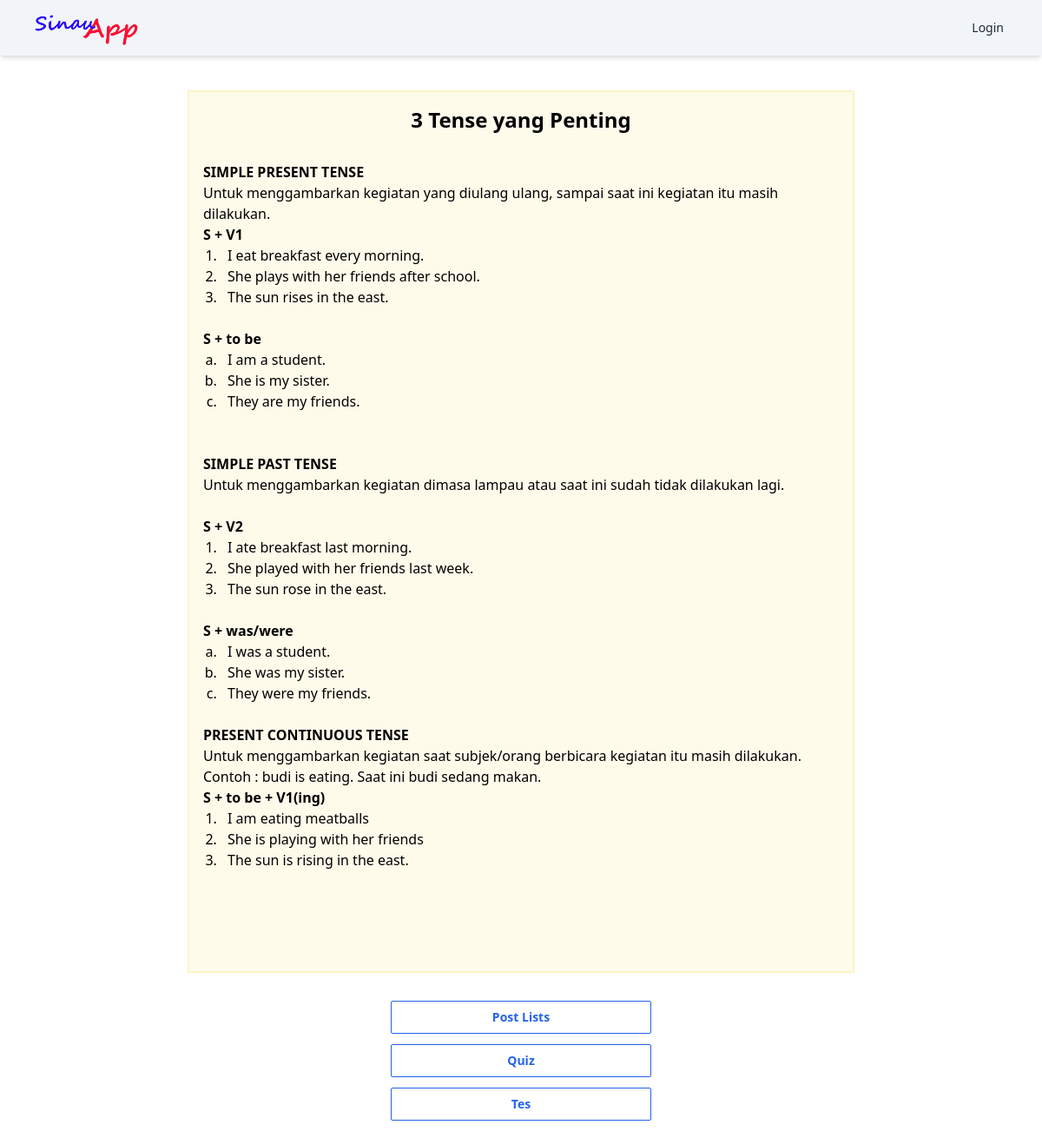
Screenshot of /posts/6/ with the database file from the repository.
### blog/models.py (models this page shows, shortened)
class Post(models.Model):
  title = models.CharField(max_length=255)
  image_satu = models.ImageField(upload_to='posts/', null=True, blank=True)
  content_satu = CKEditor5Field(blank=True, null=True)
  image_dua = models.ImageField(upload_to='posts/', null=True, blank=True)
  content_dua = CKEditor5Field(blank=True, null=True)
  image_tiga = models.ImageField(upload_to='posts/', null=True, blank=True)
  content_tiga = CKEditor5Field(blank=True, null=True)
  created = models.DateTimeField(auto_now_add=True)

### blog/views.py (the view)
# urls.py: path('<int:post_id>/', views.post_detail, name='post_detail'),
def post_detail(request, post_id):
    post = get_object_or_404(Post, id=post_id)
    return render(request, 'posts/detail.html', {'post': post})

### templates/posts/detail.html (shortened to what this page needs)
{% extends "base.html" %}
{% block content %}
<div class="mt-8 p-2 flex justify-start md:justify-center">
  <div class="w-full md:max-w-3xl">
        <div class="border border-2 p-4 border-amber-100  bg-amber-50 mb-8">
          <div class="mb-3 flex flex-col gap-2">
              <h1 class="text-2xl text-center font-semibold mb-6">{{post.title}}</h1>
                <div>{{post.content_satu|safe}}</div>
              {% if post.content_dua %}
              <div>{{post.content_dua|safe}}</div>
              {% endif %}
              {% if post.content_tiga %}
              <div>{{post.content_tiga|safe}}</div>
              {% endif %}
            </div>
        </div>
        <div class="flex  justify-center">
          <div class="w-full md:w-[300px]">
            <a  href="{% url "posts" %}" >
              <div class="border border-blue-600 text-sm font-semibold px-2 py-2 rounded-sm text-blue-600 hover:bg-blue-600 hover:text-white w-full text-center mb-3">Post Lists</div>
            </a>
            <a  href="{% url "quiz_list" %}" >
              <div class="border border-blue-600 text-sm font-semibold px-2 py-2 rounded-sm text-blue-600 hover:bg-blue-600 hover:text-white w-full text-center mb-3">Quiz</div>
            </a>
            <a  href="{% url "tes_list" %}" >
              <div class="border border-blue-600 text-sm font-semibold px-2 py-2 rounded-sm text-blue-600 hover:bg-blue-600 hover:text-white w-full text-center mb-3">Tes</div>
            </a>
          </div>
        </div>
      </div>
  </div>
{% endblock content %}

### rows the page displays
Post: title "3 Tense yang Penting", content_satu "SIMPLE PRESENT TENSE Untuk menggambarkan kegiatan yang diulang ulang, sampai saat ini kegiatan itu masih dilakukan. S + V1 I eat breakfast every morning. She plays with her friends after school. The sun rises in the east. S + to be I am a student. She is my sister. They are my friends. SIMPLE PAST TENSE Untuk menggambarkan kegiatan dimasa lampau atau saat ini sudah tidak dilakukan lagi. S + V2 I ate breakfast last morning. She played with her friends last week. The sun rose in the east. S + was/were I was a student. She was my sister. They were my friends. PRESENT CONTINUOUS TENSE Untuk menggambarkan kegiatan saat subjek/orang berbicara kegiatan itu masih dilakukan. Contoh : budi is eating.…"
